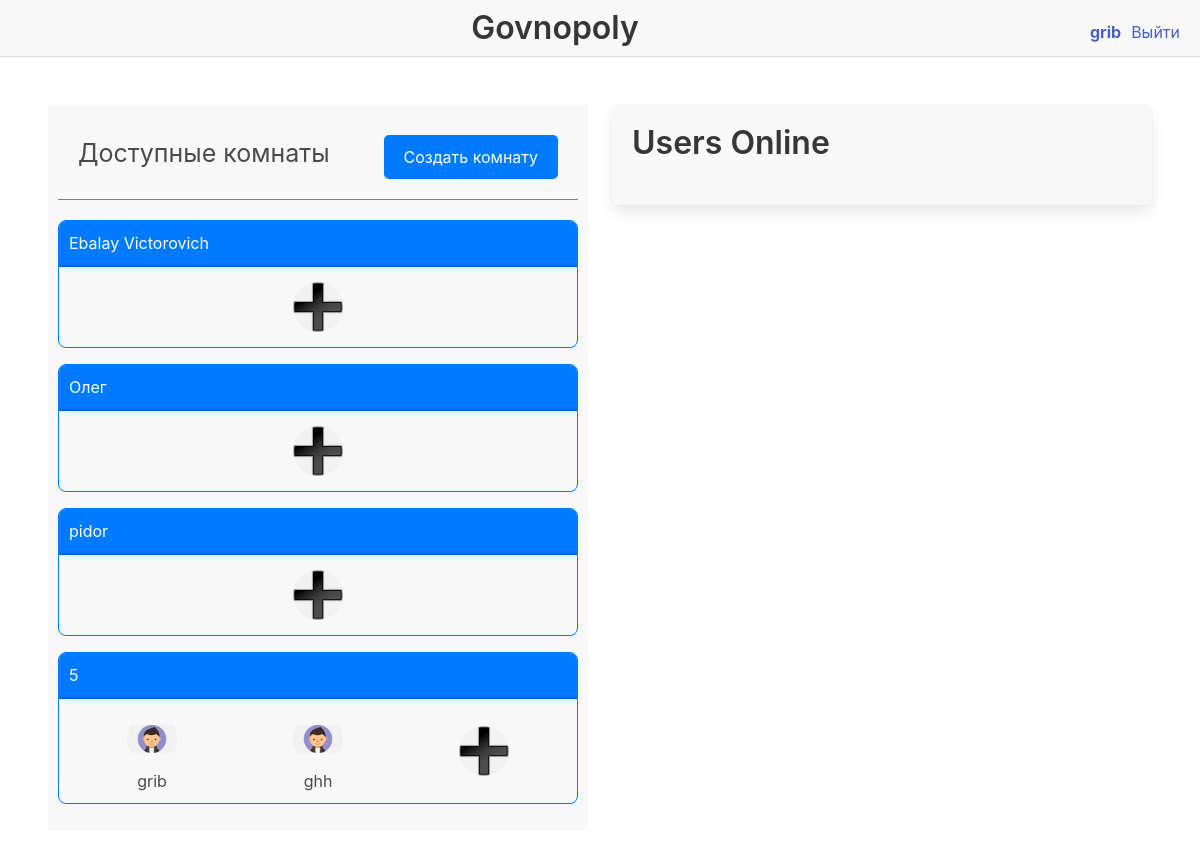
The app's page / (signed in) with its own data.
### server/models.py (models this page shows, shortened)
class User(AbstractUser):
    active = models.IntegerField(default=20000)
    passive = models.IntegerField(default=20000)
    color = models.PositiveIntegerField(default=0)
    pos = models.PositiveIntegerField(default=0)
    in_prison = models.BooleanField(default=False)
    count_roll_in_prison = models.PositiveSmallIntegerField(default=0)
    monopoly = models.CharField(max_length=20, default='', blank=True)
    creation_datetime = models.DateTimeField(auto_now_add=True, null=True)
    room = models.ForeignKey(Room, on_delete=models.SET(None), null=True, blank=True)
    image = models.ImageField(upload_to='users_images/', null=True, blank=True)
    lose = models.BooleanField(default=False)
    build_allowed = models.BooleanField(default=False)

class Room(models.Model):
    name = models.CharField(max_length=100)
    players_count = models.PositiveSmallIntegerField(default=0)
    creation_datetime = models.DateTimeField(auto_now_add=True, null=True)
    round = models.PositiveIntegerField(default=0)
    current_player = models.SmallIntegerField(default=0)
    start_game = models.BooleanField(default=False)
    count_doubles = models.PositiveSmallIntegerField(default=0)
    count_deals = models.PositiveSmallIntegerField(default=0)

### server/views.py (the view)
# urls.py: path('', RoomlListView.as_view(), name="index"),
class RoomlListView(ListView):
    model = Room
    template_name = 'index.html'  # Specify the path to your template
    context_object_name = 'rooms'  # The variable name used in the template to represent the list of objects

### server/templates/index.html (shortened to what this page needs)
{% load static %}
<!DOCTYPE html>
<html>
<head>
  <link rel="stylesheet" href="https://cdn.jsdelivr.net/npm/bulma@0.9.4/css/bulma.min.css">
</head>
<body>
<header class="header">
        <div class="title">Govnopoly</div>
        <div class="buttons">
            {% if user.is_authenticated %}
                 <a href="profile/"><strong>{{ user }}</strong></a>
            <a href="{% url 'logout' %}">Выйти</a>
            {% else %}
            <a href="{% url 'login' %}">Войти</a>
            <a href="{% url 'register' %}">Зарегистрироваться</a>
            {% endif %}
        </div>
    </header>
  <div class="container-lg">
     {% if user.is_authenticated %}
    <section class="section">
      <div class="columns">
        <div class="column">
        <div class="rooms-list">
 <div class="rooms-list-top">
     <h2 class="rooms-list-title" >Доступные комнаты</h2>
 <a class="room-create" href="create-room/">Создать комнату</a>
 </div>
     <div class="row room-container">
        {% for room in object_list %}
            <div class="col-md-3 mb-4">
                <div class="room-card">
                    <div class="card-header">
                        <h5 class="mb-0">{{ room.name }}</h5>
                    </div>
                    <div class="player-list">
                    {% for player in room.user_set.all %}
                        <div class="player">
                            <div class="player-avatar">
                                <img src="{% if player.image %} {{ player.image.url }} {% else %} ../../static/front/images/images.jpeg {% endif %}" alt="{{ player.name }}">
                            </div>
                            <span>{{ player }}</span>
                        </div>
                        {% endfor %}
                     <div class="player-avatar">
                                <a href="game/{{room.name}}/"><img src="../../static/front/images/plus.png" alt="{{ player.name }}"></a>
                    </div>
                    </div>
                </div>
            </div>
        {% endfor %}
    </div>
 </div>
        </div>
        <div class="column">
          <div class="box">
            <div class="title">Users Online </div>
          </div>
        </div>
      </div>
    </section>
         {% else %}
         <div class="anonim-title">Авторизируйтесь чтобы поиграть</div>
       {% endif %}
  </div>
</body>
</html>

### server/templates/index.html (style rules this page uses)
a { text-decoration: none; }
.header { display: flex; justify-content: space-between; align-items: center; padding: 10px 20px; background-color: #f8f8f8; border-bottom: 1px solid #ddd; }
.header .title { flex-grow: 1; text-align: center; margin: 0; }
.header .buttons { display: flex; gap: 10px; }
.room-card { border: 1px solid #007bff; border-radius: 8px; overflow: hidden; transition: box-shadow 0.3s; }
.card-header { background-color: #007bff; color: #fff; padding: 10px; border-bottom: 1px solid #0062cc; }
.player-list { display: flex; justify-content: space-around; align-items: center; padding: 10px; border-top: 1px solid #0062cc; }
.player-avatar { width: 50px; height: 50px; border-radius: 50%; overflow: hidden; margin: 5px; }
.player-avatar img { width: 100%; height: 100%; object-fit: contain; }
.room-container { width: 100%; }
.rooms-list { background-color: #f8f8f8; padding: 10px; }
.rooms-list-top { display: flex; justify-content: space-between; margin-bottom: 20px; padding: 20px; border-bottom: 1px solid gray; }
.rooms-list-title { font-size: 25px; }
.room-create { text-align: center; padding: 10px 20px; border: none; background-color: #007bff; color: white; cursor: pointer; border-radius: 5px; }
.box { background-color: #f8f8f8; }
.player { text-align: center; }

### records on screen
User: username "grib"
Room: name "Ebalay Victorovich"
Room: name "Олег"
Room: name "pidor"
Room: name "5"
User: username "ghh"
